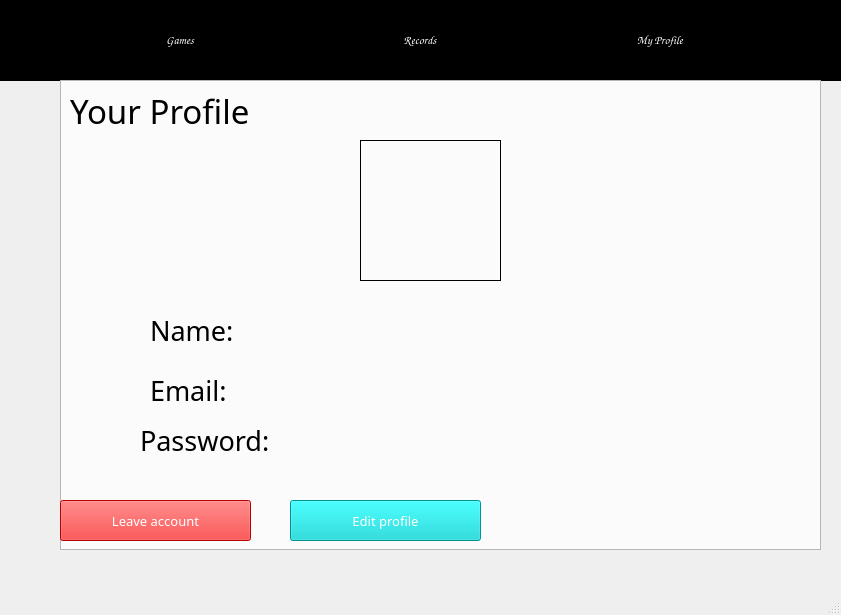
<?xml version="1.0" encoding="UTF-8"?>
<ui version="4.0">
 <class>MainWindow</class>
 <widget class="QMainWindow" name="MainWindow">
  <property name="geometry">
   <rect>
    <x>0</x>
    <y>0</y>
    <width>841</width>
    <height>615</height>
   </rect>
  </property>
  <property name="windowTitle">
   <string>Gameland</string>
  </property>
  <widget class="QWidget" name="centralwidget">
   <widget class="QLabel" name="label_2">
    <property name="geometry">
     <rect>
      <x>-10</x>
      <y>-10</y>
      <width>851</width>
      <height>91</height>
     </rect>
    </property>
    <property name="styleSheet">
     <string notr="true">background: black</string>
    </property>
    <property name="text">
     <string/>
    </property>
   </widget>
   <widget class="QTabWidget" name="tabWidget">
    <property name="geometry">
     <rect>
      <x>60</x>
      <y>0</y>
      <width>761</width>
      <height>551</height>
     </rect>
    </property>
    <property name="minimumSize">
     <size>
      <width>761</width>
      <height>551</height>
     </size>
    </property>
    <property name="maximumSize">
     <size>
      <width>761</width>
      <height>551</height>
     </size>
    </property>
    <property name="font">
     <font>
      <family>Comic Sans MS</family>
     </font>
    </property>
    <property name="cursor">
     <cursorShape>OpenHandCursor</cursorShape>
    </property>
    <property name="styleSheet">
     <string notr="true">QTabWidget::pane { /* Панель с вкладками */
                background-color: white;
            }
QTabBar::tab {
background-color: black;
	font: 20pt &quot;OCR A Extended&quot;;
color: white;
  padding: 10px 20px;
  border-radius: 5px;
  cursor: pointer;
  box-shadow: 2px 2px 5px rgba(0, 0, 0, 0.3);
 width: 200px;
  height: 60px;
cursor: &quot;Open Hand&quot;;
}
</string>
    </property>
    <property name="currentIndex">
     <number>2</number>
    </property>
    <property name="iconSize">
     <size>
      <width>20</width>
      <height>20</height>
     </size>
    </property>
    <widget class="QWidget" name="tab">
     <attribute name="title">
      <string>Games</string>
     </attribute>
     <widget class="QLabel" name="label_3">
      <property name="geometry">
       <rect>
        <x>0</x>
        <y>0</y>
        <width>161</width>
        <height>61</height>
       </rect>
      </property>
      <property name="font">
       <font>
        <family>Cascadia Mono SemiBold</family>
        <pointsize>25</pointsize>
       </font>
      </property>
      <property name="styleSheet">
       <string notr="true">color: black</string>
      </property>
      <property name="text">
       <string>Games</string>
      </property>
     </widget>
     <widget class="QScrollArea" name="scroll_area">
      <property name="geometry">
       <rect>
        <x>70</x>
        <y>70</y>
        <width>650</width>
        <height>401</height>
       </rect>
      </property>
      <property name="widgetResizable">
       <bool>true</bool>
      </property>
      <widget class="QWidget" name="scrollAreaWidgetContents">
       <property name="geometry">
        <rect>
         <x>0</x>
         <y>0</y>
         <width>648</width>
         <height>399</height>
        </rect>
       </property>
      </widget>
     </widget>
    </widget>
    <widget class="QWidget" name="tab_2">
     <attribute name="title">
      <string>Records</string>
     </attribute>
     <widget class="QLabel" name="label_4">
      <property name="geometry">
       <rect>
        <x>0</x>
        <y>0</y>
        <width>181</width>
        <height>61</height>
       </rect>
      </property>
      <property name="font">
       <font>
        <family>Cascadia Mono SemiBold</family>
        <pointsize>25</pointsize>
       </font>
      </property>
      <property name="text">
       <string>Records</string>
      </property>
     </widget>
     <widget class="QTableWidget" name="tableWidget">
      <property name="geometry">
       <rect>
        <x>10</x>
        <y>70</y>
        <width>731</width>
        <height>391</height>
       </rect>
      </property>
      <property name="font">
       <font>
        <family>Cascadia Mono SemiBold</family>
        <pointsize>20</pointsize>
       </font>
      </property>
      <property name="styleSheet">
       <string notr="true">background:black; color: #46CC00</string>
      </property>
      <property name="frameShape">
       <enum>QFrame::StyledPanel</enum>
      </property>
      <property name="editTriggers">
       <set>QAbstractItemView::NoEditTriggers</set>
      </property>
      <property name="selectionMode">
       <enum>QAbstractItemView::NoSelection</enum>
      </property>
      <attribute name="horizontalHeaderVisible">
       <bool>false</bool>
      </attribute>
      <attribute name="horizontalHeaderDefaultSectionSize">
       <number>350</number>
      </attribute>
      <attribute name="horizontalHeaderShowSortIndicator" stdset="0">
       <bool>false</bool>
      </attribute>
      <attribute name="verticalHeaderDefaultSectionSize">
       <number>60</number>
      </attribute>
     </widget>
    </widget>
    <widget class="QWidget" name="tab_3">
     <attribute name="title">
      <string>My Profile</string>
     </attribute>
     <widget class="QLabel" name="label_5">
      <property name="geometry">
       <rect>
        <x>10</x>
        <y>0</y>
        <width>311</width>
        <height>61</height>
       </rect>
      </property>
      <property name="font">
       <font>
        <family>Cascadia Mono SemiBold</family>
        <pointsize>25</pointsize>
       </font>
      </property>
      <property name="text">
       <string>Your Profile</string>
      </property>
     </widget>
     <widget class="QLabel" name="label">
      <property name="geometry">
       <rect>
        <x>90</x>
        <y>230</y>
        <width>121</width>
        <height>41</height>
       </rect>
      </property>
      <property name="font">
       <font>
        <family>OCR A Extended</family>
        <pointsize>20</pointsize>
       </font>
      </property>
      <property name="text">
       <string>Name: </string>
      </property>
     </widget>
     <widget class="QLabel" name="label_6">
      <property name="geometry">
       <rect>
        <x>80</x>
        <y>340</y>
        <width>191</width>
        <height>41</height>
       </rect>
      </property>
      <property name="font">
       <font>
        <family>OCR A Extended</family>
        <pointsize>20</pointsize>
       </font>
      </property>
      <property name="text">
       <string>Password: </string>
      </property>
     </widget>
     <widget class="QLabel" name="label_7">
      <property name="geometry">
       <rect>
        <x>90</x>
        <y>290</y>
        <width>151</width>
        <height>41</height>
       </rect>
      </property>
      <property name="font">
       <font>
        <family>OCR A Extended</family>
        <pointsize>20</pointsize>
       </font>
      </property>
      <property name="text">
       <string>Email: </string>
      </property>
     </widget>
     <widget class="QLabel" name="for_name">
      <property name="geometry">
       <rect>
        <x>210</x>
        <y>230</y>
        <width>561</width>
        <height>41</height>
       </rect>
      </property>
      <property name="font">
       <font>
        <family>Comic Sans MS</family>
        <pointsize>20</pointsize>
       </font>
      </property>
      <property name="text">
       <string/>
      </property>
     </widget>
     <widget class="QLabel" name="for_password">
      <property name="geometry">
       <rect>
        <x>280</x>
        <y>340</y>
        <width>401</width>
        <height>41</height>
       </rect>
      </property>
      <property name="font">
       <font>
        <family>Comic Sans MS</family>
        <pointsize>20</pointsize>
       </font>
      </property>
      <property name="text">
       <string/>
      </property>
     </widget>
     <widget class="QLabel" name="for_email">
      <property name="geometry">
       <rect>
        <x>220</x>
        <y>290</y>
        <width>431</width>
        <height>41</height>
       </rect>
      </property>
      <property name="font">
       <font>
        <family>Comic Sans MS</family>
        <pointsize>20</pointsize>
       </font>
      </property>
      <property name="text">
       <string/>
      </property>
     </widget>
     <widget class="QPushButton" name="leave_account_btn">
      <property name="geometry">
       <rect>
        <x>0</x>
        <y>420</y>
        <width>191</width>
        <height>41</height>
       </rect>
      </property>
      <property name="font">
       <font>
        <family>Cascadia Code SemiBold</family>
        <pointsize>10</pointsize>
       </font>
      </property>
      <property name="cursor">
       <cursorShape>OpenHandCursor</cursorShape>
      </property>
      <property name="styleSheet">
       <string notr="true">color: white; background: red</string>
      </property>
      <property name="text">
       <string>Leave account</string>
      </property>
     </widget>
     <widget class="QLabel" name="avatar">
      <property name="geometry">
       <rect>
        <x>300</x>
        <y>60</y>
        <width>141</width>
        <height>141</height>
       </rect>
      </property>
      <property name="frameShape">
       <enum>QFrame::Box</enum>
      </property>
      <property name="text">
       <string/>
      </property>
     </widget>
     <widget class="QPushButton" name="edit_profile">
      <property name="geometry">
       <rect>
        <x>230</x>
        <y>420</y>
        <width>191</width>
        <height>41</height>
       </rect>
      </property>
      <property name="font">
       <font>
        <family>Cascadia Code SemiBold</family>
        <pointsize>10</pointsize>
       </font>
      </property>
      <property name="cursor">
       <cursorShape>OpenHandCursor</cursorShape>
      </property>
      <property name="styleSheet">
       <string notr="true">color: white; background: #00CED1</string>
      </property>
      <property name="text">
       <string>Edit profile</string>
      </property>
     </widget>
    </widget>
   </widget>
  </widget>
  <widget class="QMenuBar" name="menubar">
   <property name="geometry">
    <rect>
     <x>0</x>
     <y>0</y>
     <width>841</width>
     <height>26</height>
    </rect>
   </property>
  </widget>
  <widget class="QStatusBar" name="statusbar"/>
 </widget>
 <resources/>
 <connections/>
</ui>
